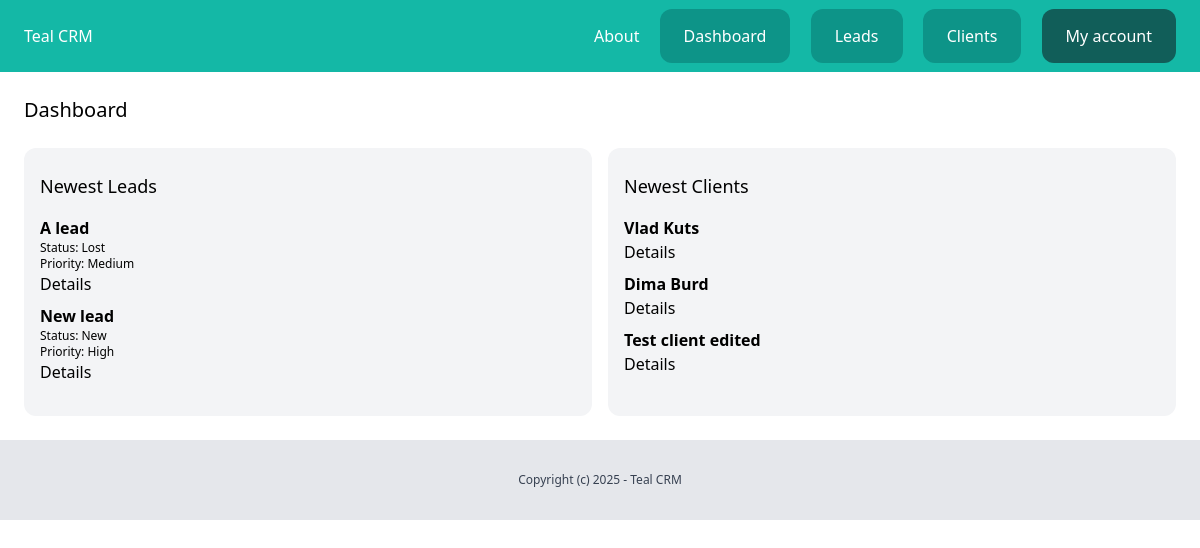
/dashboard/ (signed in), run on an earlier commit of the app's database.
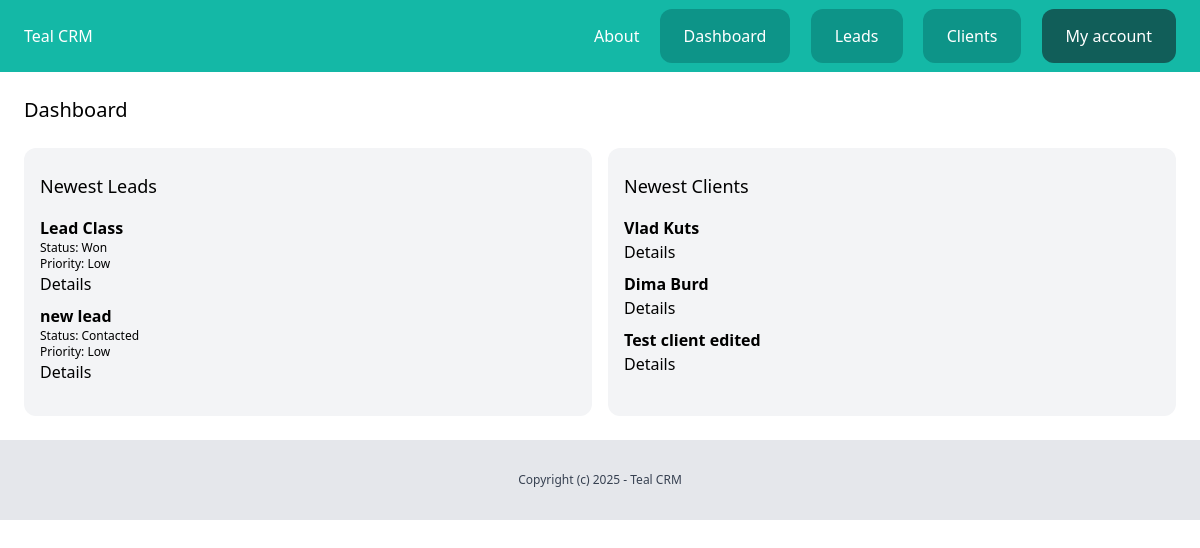
And on a later commit of the database.
### lead/models.py (models this page shows, shortened)
class Lead(models.Model):
    LOW = 'low'
    MEDIUM = 'medium'
    HIGH = 'high'
    CHOICES_PRIORITY = (
        (LOW, 'Low'),
        (MEDIUM, 'Medium'),
        (HIGH, 'High'),
    )
    NEW = 'new'
    CONTACTED = 'contacted'
    WON = 'won'
    LOST = 'lost'
    CHOICES_STATUS = (
        (NEW, 'New'),
        (CONTACTED, 'Contacted'),
        (WON, 'Won'),
        (LOST, 'Lost'),
    )
    team = models.ForeignKey(Team, related_name='leads', on_delete=models.CASCADE)
    name = models.CharField(max_length=255)
    email = models.EmailField()
    description = models.TextField(blank=True, null=True)
    priority = models.CharField(max_length=10, choices=CHOICES_PRIORITY, default=MEDIUM)
    status = models.CharField(max_length=10, choices=CHOICES_STATUS, default=NEW)
    converted_to_client = models.BooleanField(default=False)
    created_by = models.ForeignKey(User, related_name='leads', on_delete=models.CASCADE)
    created_at = models.DateTimeField(auto_now_add=True)
    modified_at = models.DateTimeField(auto_now=True)
    class Meta:
        ordering = ('name',)

### client/models.py (models this page shows, shortened)
class Client(models.Model):
    team = models.ForeignKey(Team, related_name='clients', on_delete=models.CASCADE)
    name = models.CharField(max_length=255)
    email = models.EmailField()
    description = models.TextField(blank=True, null=True)
    created_by = models.ForeignKey(User, related_name='clients', on_delete=models.CASCADE)
    created_at = models.DateTimeField(auto_now_add=True)
    modified_at = models.DateTimeField(auto_now=True)
    class Meta:
        ordering = ('name',)

### dashboard/views.py (the view)
# urls.py: path('', views.dashboard, name='index'),
@login_required
def dashboard(request):
    team = Team.objects.filter(created_by=request.user)[0]
    leads = Lead.objects.filter(team=team, converted_to_client=False).order_by('-created_at')[:5]
    clients = Client.objects.filter(team=team).order_by('-created_at')[:5]
    return render(request, 'dashboard/dashboard.html', {
        'leads': leads,
        'clients': clients
        })

### dashboard/templates/dashboard/dashboard.html (shortened to what this page needs)
{% extends "core/base.html" %}
{% block content %}
<div class="py-6 px-6">
    <h1 class="mb-6 text-xl">Dashboard</h1>
    <div class="flex space-x-4">
        <div class="w-1/2 px-4 py-6 bg-gray-100 rounded-xl leads">
            {% if leads %}
                <h2 class="mb-4 text-lg">Newest Leads</h2>
                {% for lead in leads %}
                    <div class="mb-2  lead">
                        <h3 class="font-semibold">{{ lead.name }}</h3>
                        <p class="text-xs">Status: {{ lead.get_status_display }}</p>
                        <p class="text-xs">Priority: {{ lead.get_priority_display }}</p>
                        <a href={% url 'leads:detail' lead.id %}>Details</a>
                    </div>
                {% endfor %}
            {% endif %}
        </div>
        <div class="w-1/2 px-4 py-6 bg-gray-100 rounded-xl clients">
            {% if clients %}
                <h2 class="mb-4 text-lg">Newest Clients</h2>
                {% for client in clients %}
                    <div class="mb-2  client">
                        <h3 class="font-semibold">{{ client.name }}</h3>
                        <a href={% url 'clients:detail' client.id %}>Details</a>
                    </div>
                {% endfor %}
            {% endif %}
        </div>
    </div>
</div>
{% endblock %}

What changed in the data, as far as the page shows it:
removed Lead: name "A lead", status "Lost", priority "Medium"
removed Lead: name "New lead", status "New", priority "High"
added Lead: name "Lead Class", status "Won", priority "Low"
added Lead: name "new lead", status "Contacted", priority "Low"
